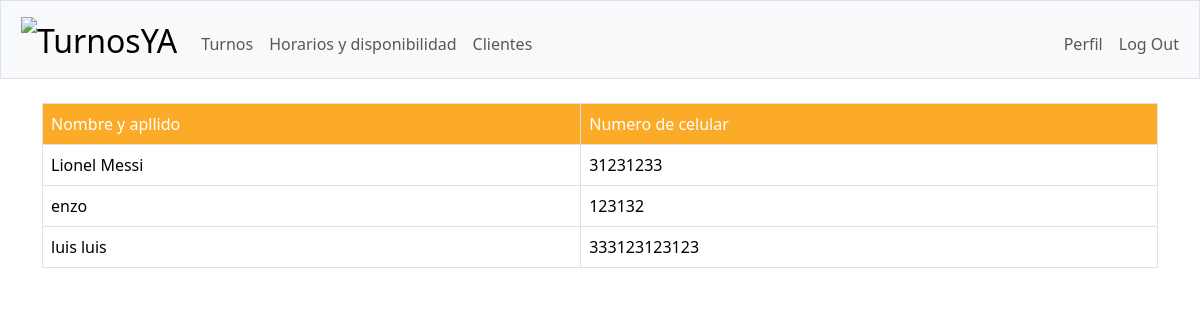
Page /clientes (signed in) on the committed database.
### tables this page shows
CREATE TABLE clientes (
 id_turno INTEGER,
 nom_cliente TEXT,
 num_cliente TEXT,
 FOREIGN KEY (id_turno) REFERENCES turnos(id_turno)
);

### app.py (the view)
@app.route("/clientes")
@login_required
def clientes():
    user_id = session.get("user_id")
    clientes = db.execute("SELECT * FROM clientes JOIN turnos on clientes.id_turno = turnos.id_turno WHERE turnos.user_id = ? AND turnos.estado = ?",user_id,True)
    return render_template("clientes.html", clientes = clientes)

### functions.py (called while the page is built)
def login_required(f):
    @wraps(f)
    def decorated_function(*args, **kwargs):
        if session.get("user_id") is None:
            return redirect("/login")
        return f(*args, **kwargs)
    return decorated_function

### templates/clientes.html (shortened to what this page needs)
{% extends "layout.html" %}
{% block main %}
<div class ="container">
    <div class ="d-flex mt-4">
        <table class="table table-hover table-bordered">
            <thead>
                <tr>
                    <td scope="col" class="orange">Nombre y apllido</td>
                    <td scope="col" class="orange">Numero de celular</td>
                </tr>
            </thead>
            <tbody>
                {% for cliente in clientes %}
                <tr>
                    <td>{{ cliente.nom_cliente }}</td>
                    <td>{{ cliente.num_cliente }}</td>
                </tr>
                {% endfor %}
            </tbody>
        </table>
    </div>
</div>
{% endblock %}

### static/style.css (style rules this page uses)
.orange { background-color: #FCAB28 !important; color: white !important; }

### rows in the picture
clientes: nom_cliente "Lionel Messi", num_cliente "31231233"
clientes: nom_cliente "enzo", num_cliente "123132"
clientes: nom_cliente "luis luis", num_cliente "333123123123"
